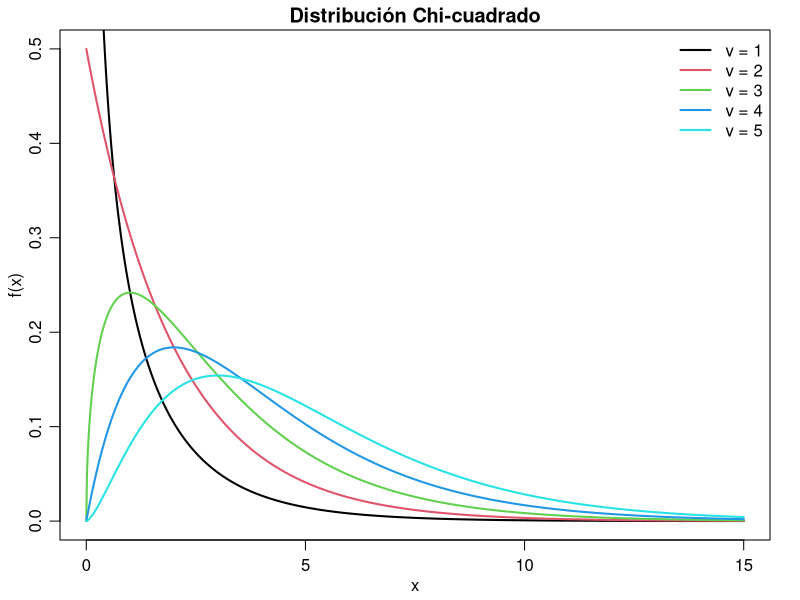
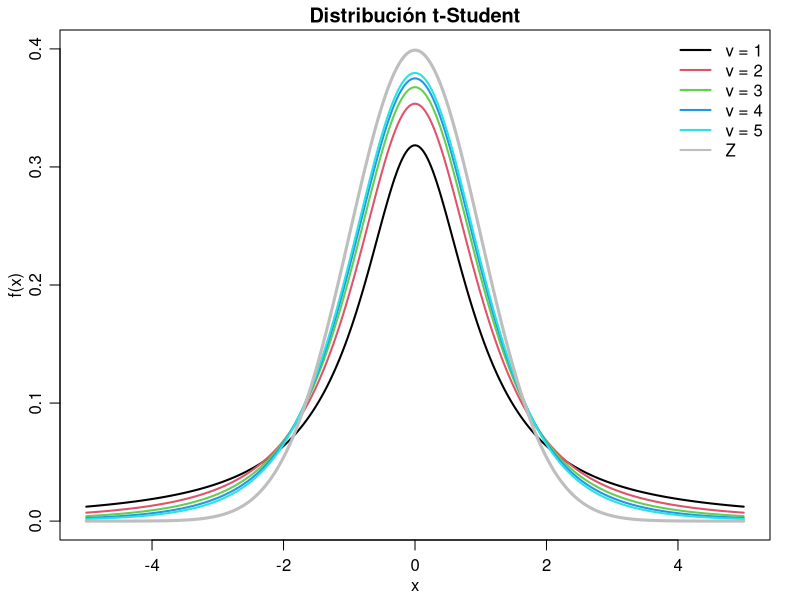
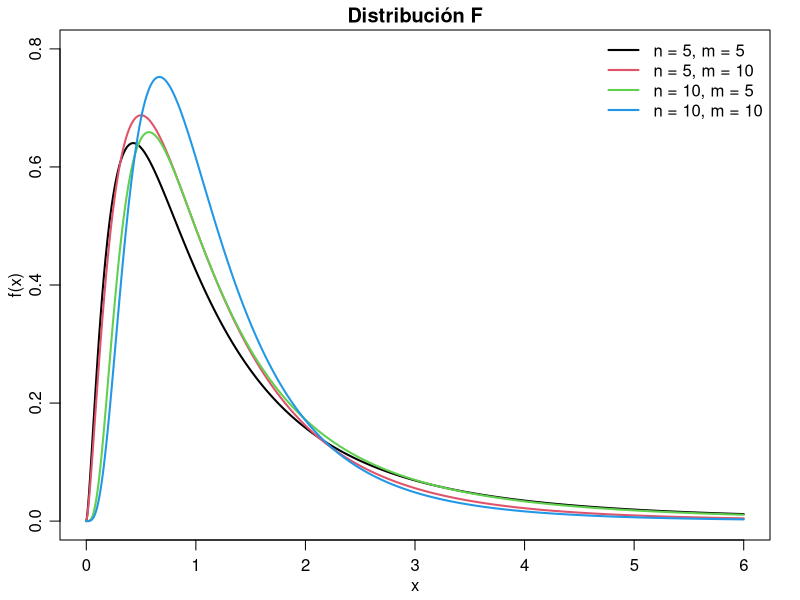

These charts were generated, in order, by the following R code: (Note: this script raises an error after producing the figures.)
## ---- chunk 1
knitr::opts_chunk$set(echo = TRUE)
## ---- chunk 2
# Configuración de la visualización
par(mar = c(3, 3, 1.5, 1.5), mgp = c(1.75, 0.75, 0))

# Graficar la distribución Chi-cuadrado para v = 1
curve(dchisq(x, df = 1), from = 0, to = 15, n = 1000, col = 1, ylim = c(0, 0.5),
      xlab = "x", ylab = "f(x)", main = "Distribución Chi-cuadrado", lwd = 2)

# Agregar curvas para v = 2, ..., 5
for (nu in 2:5) {
  curve(dchisq(x, df = nu), from = 0, to = 15, n = 1000, col = nu, add = TRUE, lwd = 2)
}

# Agregar la leyenda
legend("topright", legend = paste0("ν = ", 1:5), col = 1:5, lwd = 2, bty = "n")
## ---- chunk 3
# Visualización de la distribución t-Student con diferentes grados de libertad
par(mar = c(3, 3, 1.5, 1.5), mgp = c(1.75, 0.75, 0))

# Rango de x
x_range <- seq(-5, 5, length.out = 1000)

# Gráfica de la distribución t-Student para v = 1
plot(x_range, dt(x_range, df = 1), type = "l", col = 1, lwd = 2, ylim = c(0, 0.4),
     xlab = "x", ylab = "f(x)", main = "Distribución t-Student")

# Añadir curvas para v = 2, ..., 5
for (nu in 2:5) {
  lines(x_range, dt(x_range, df = nu), col = nu, lwd = 2)
}

# Añadir la distribución normal estándar en gris
lines(x_range, dnorm(x_range), col = "gray", lwd = 3)

# Añadir leyenda
legend("topright", legend = c(paste0("ν = ", 1:5), "Z"),
       col = c(1:5, "gray"), lwd = 2, bty = "n")
## ---- chunk 4
# Configuración de la visualización
par(mar = c(3, 3, 1.5, 1.5), mgp = c(1.75, 0.75, 0))

# Rango de valores de x
x_range <- seq(0, 6, length.out = 1000)

# Graficar la distribución F con diferentes grados de libertad
plot(x_range, df(x_range, df1 = 5, df2 = 5), type = "l", col = 1, lwd = 2, ylim = c(0, 0.8),
     xlab = "x", ylab = "f(x)", main = "Distribución F")

# Añadir las demás curvas
lines(x_range, df(x_range, df1 = 5, df2 = 10), col = 2, lwd = 2)
lines(x_range, df(x_range, df1 = 10, df2 = 5), col = 3, lwd = 2)
lines(x_range, df(x_range, df1 = 10, df2 = 10), col = 4, lwd = 2)

# Agregar leyenda
legend("topright", 
       legend = c("n = 5, m = 5", "n = 5, m = 10", "n = 10, m = 5", "n = 10, m = 10"),
       col = 1:4, lwd = 2, bty = "n")
## ---- chunk 5
knitr::include_graphics("casella_berger.jpg")
